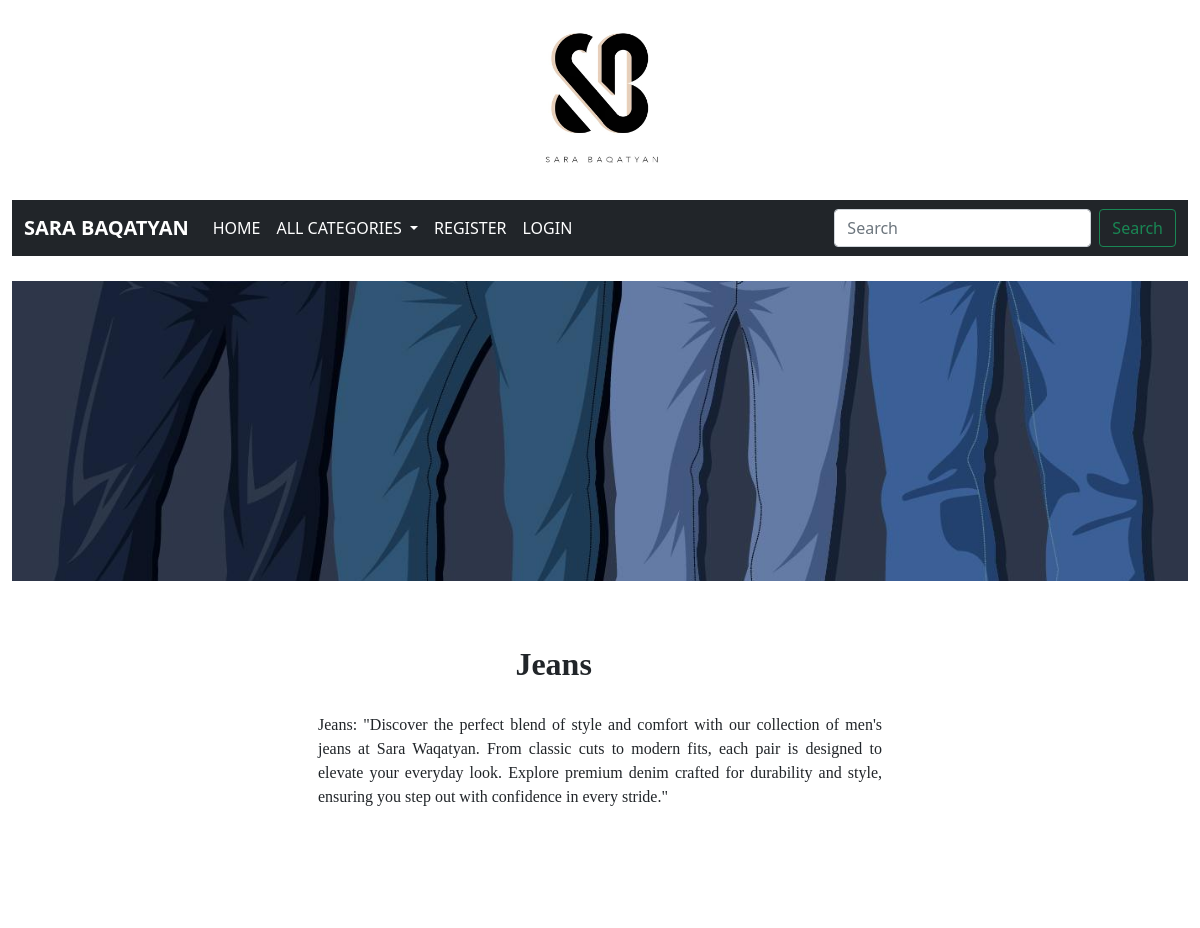
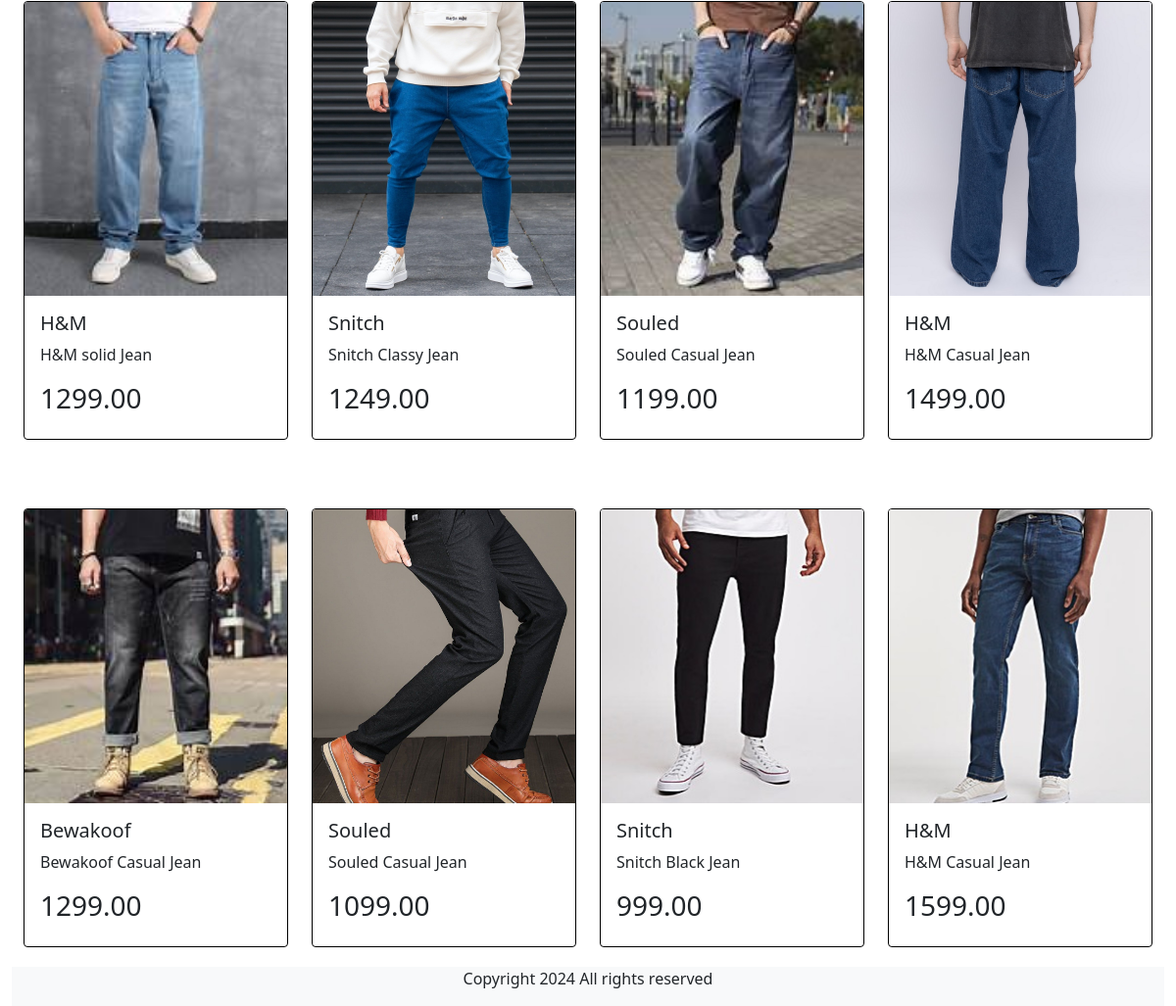
Page /product/3/ on the committed database (2 pictures, top to bottom).
### shop/models.py (models this page shows, shortened)
class Category(models.Model):
    name=models.CharField(max_length=10)
    description=models.TextField()
    image=models.ImageField(upload_to='images',blank=True,null=True)
    banner=models.ImageField(upload_to='images',blank=True,null=True)

class Product(models.Model):
    name=models.CharField(max_length=10)
    description=models.TextField()
    image=models.ImageField(upload_to='images',blank=True,null=True)
    price=models.DecimalField(max_digits=10,decimal_places=2)
    stock=models.IntegerField()
    available=models.BooleanField(default=True)
    created=models.DateTimeField(auto_now_add=True)
    updated=models.DateTimeField(auto_now=True)
    category=models.ForeignKey(Category,on_delete=models.CASCADE)

### shop/views.py (the view)
# urls.py: path('product/<int:i>/',views.product,name='product'),
def product(request,i):
    c=Category.objects.get(id=i)
    p=Product.objects.filter(category=c)
    return render(request,'product.html',{'category':c,'product':p})

### cart/context_processors.py (called while the page is built, shortened)
def count(request):
    u=request.user
    count=0
    return {'count':count}

### shop/context_processors.py (called while the page is built)
def links(request):
    c=Category.objects.all()
    return {'links':c}

### template/product.html (shortened to what this page needs)
{% extends 'base.html' %}
{% block content %}
 <img class="fit" src="{{ category.banner.url }}" height="300px" width="100%" style="margin-top:25px;object-fit:cover;"><br><br>
<div class="container-fluid">
                <div class="row">
                    <div class="col-sm-3">
                    </div>
                    <div class="col-sm-6">
                        <h2 style="font-family:cursive;font-weight:bold;margin-left:35%;margin-top:40px;">{{ category.name }}</h2>
                        <p style="margin-top:30px;margin-bottom:70px; font-family:cursive;text-align:justify;">
                       {{ category.description }}
                        </p>
                    </div>
                    <div class="col-sm-3">
                    </div>
                </div>
            </div>
    <div class="container-fluid">
        <div class="row">
            {% for i in product %}
            <div class="col-sm-3">
                <div class="card" style="width: 100%; margin-bottom: 20px;margin-top:50px;border: 1px black solid">
                   <a href="{% url 'shop:details' i.id %}"><img src="{{ i.image.url }}" height="300px" style="object-fit: cover;" class="card-img-top" alt="{{ product.name }}"></a>
                    <div class="card-body">
                        <h5 class="card-title">{{ i.name }}</h5>
                        <p class="card-text">{{ i.description }}</p>
                        <h3 class="card-title">{{ i.price }}</h3>
                    </div>
                </div>
            </div>
            {% endfor %}
        </div>
    </div>
{% endblock %}

### template/base.html (shortened to what this page needs)
<!DOCTYPE html>
<html lang="en">
<head>
    {% load static %}
    <link href="https://cdn.jsdelivr.net/npm/bootstrap@5.0.2/dist/css/bootstrap.min.css" rel="stylesheet">
    <link href="https://cdnjs.cloudflare.com/ajax/libs/font-awesome/6.5.2/css/all.min.css" rel="stylesheet">
    <link rel="stylesheet" href="{% static 'css/style.css' %}">
</head>
<body>
<div class="container-fluid">
    <center>
        <div class="row">
            <div class="col-sm-12">
                <img src="{% static 'image/logo.jpg' %}" height="200px" width="200px" alt="Logo">
            </div>
        </div>
    </center>
    <div class="d-flex flex-column min-vh-100">
        <nav class="navbar navbar-expand-lg bg-dark" style="color: white;">
            <div class="container-fluid">
                <a class="navbar-brand" href="{% url 'shop:category' %}" style="font-weight:bold; color: white;">SARA BAQATYAN</a>
                <div class="collapse navbar-collapse" id="navbarSupportedContent">
                    <ul class="navbar-nav me-auto mb-2 mb-lg-0">
                        <li class="nav-item">
                            <a class="nav-link active" aria-current="page" href="{% url 'shop:home' %}" style="color: white;">HOME</a>
                        </li>
                        <li class="nav-item dropdown">
                            <a class="nav-link dropdown-toggle" href="#" id="navbarDropdown" role="button" data-bs-toggle="dropdown" aria-expanded="false" style="color: white;">
                                ALL CATEGORIES
                            </a>
                        </li>
                        <li class="nav-item">
                            <a class="nav-link active" aria-current="page" href="{% url 'shop:user_logout' %}" style="color: white;">LOGOUT</a>
                        </li>
                        <li class="nav-item">
                            <a class="nav-link active" aria-current="page" href="{% url 'cart:cart_view' %}" style="color: white;"><i class="fa-solid fa-cart-shopping"></i>,<sup class="fw-bold" style="text-decoration:none;font-size:15px;">{{ count }}</sup></a>
                        </li>
                        <li class="nav-item">
                            <a class="nav-link active" aria-current="page" href="{% url 'cart:order_view' %}" style="color: white;">ORDERS</a>
                        </li>
                        <li class="nav-item">
                            <a class="nav-link active" aria-current="page" href="{% url 'shop:register' %}" style="color: white;">REGISTER</a>
                        </li>
                        <li class="nav-item">
                            <a class="nav-link active" aria-current="page" href="{% url 'shop:user_login' %}" style="color: white;">LOGIN</a>
                        </li>
                    </ul>
                    <form class="d-flex ms-3" method="post" action="{% url 'shop:search' %}">
                        <input class="form-control me-2" type="search" placeholder="Search" aria-label="Search" name="q">
                        <button class="btn btn-outline-success" type="submit">Search</button>
                    </form>
                </div>
            </div>
        </nav>
        <div class="content flex-grow-1">
            {% block content %}
            {% endblock %}
        </div>
        <footer class="mt-auto bg-light text-center">
            <div class="container-fluid">
                <div class="row">
                    <div class="col-sm-12">
                        <p>Copyright 2024 All rights reserved</p>
                    </div>
                </div>
            </div>
        </footer>
    </div>
</div>
</body>
</html>

### rows in the picture
Category: banner (picture), name "Jeans", description "Jeans: \"Discover the perfect blend of style and comfort with our collection of men's jeans at Sara Waqatyan. From classic cuts to modern fits, each pair is designed to elevate your everyday look. Explore premium denim crafted for durability and style, ensuring you step out with confidence in every stride.\""
Product: image (picture), name "H&M", description "H&M solid Jean", price "1299.00"
Product: image (picture), name "Snitch", description "Snitch Classy Jean", price "1249.00"
Product: image (picture), name "Souled", description "Souled Casual Jean", price "1199.00"
Product: image (picture), name "H&M", description "H&M Casual Jean", price "1499.00"
Product: image (picture), name "Bewakoof", description "Bewakoof Casual Jean", price "1299.00"
Product: image (picture), name "Souled", description "Souled Casual Jean", price "1099.00"
Product: image (picture), name "Snitch", description "Snitch Black Jean", price "999.00"
Product: image (picture), name "H&M", description "H&M Casual Jean", price "1599.00"
